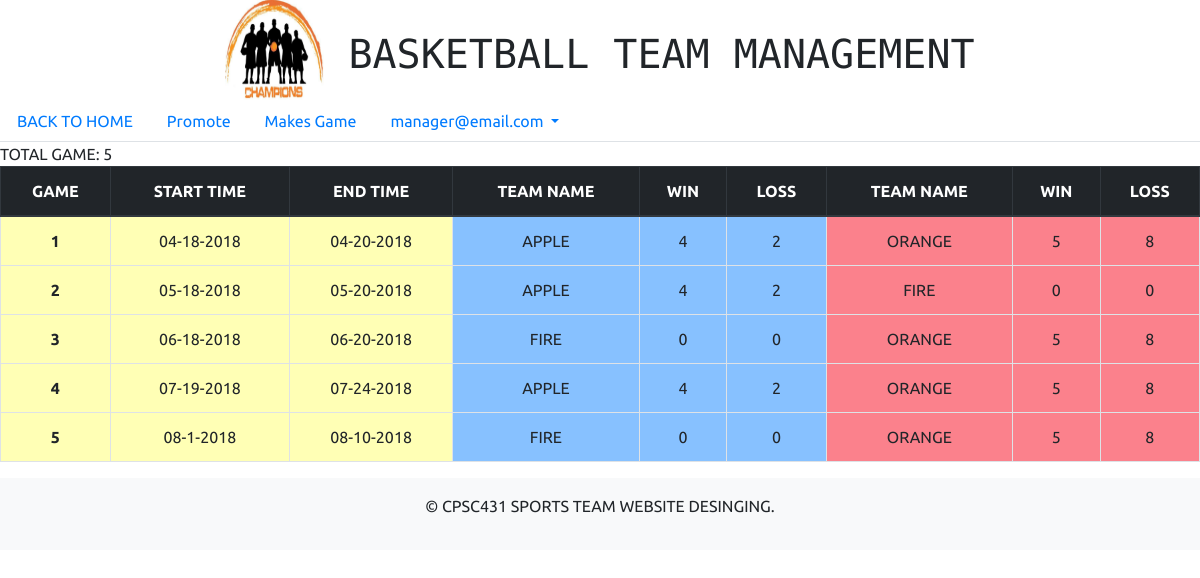
/admin_page.php (signed in), run on the app's committed database.
### tables this page shows
CREATE TABLE PLAY
(
  PGAME_ID INT(10) UNSIGNED NOT NULL,
  PTEAM_ID INT(10) UNSIGNED NOT NULL,
  SCORE TINYINT(3) UNSIGNED DEFAULT 0,

  PRIMARY KEY(PGAME_ID,PTEAM_ID),

  CONSTRAINT FOREIGN KEY (PTEAM_ID) REFERENCES TEAMS(TEAM_ID),
  CONSTRAINT FOREIGN KEY (PGAME_ID) REFERENCES GAMES(GAME_ID)
);

CREATE TABLE GAMES
(
  GAME_ID INT(10) UNSIGNED NOT NULL AUTO_INCREMENT PRIMARY KEY,
  START_DAY VARCHAR(100),
  END_DAY VARCHAR(150) NOT NULL
);

CREATE TABLE TEAMS
(
  TEAM_ID INT(10) UNSIGNED NOT NULL AUTO_INCREMENT PRIMARY KEY,
  TMANAGER_ID INT(10) UNSIGNED NOT NULL,
  TEAM_NAME  VARCHAR(100),
  WIN TINYINT(3) UNSIGNED DEFAULT 0,
  LOSS TINYINT(3) UNSIGNED DEFAULT 0,

  FOREIGN KEY (TMANAGER_ID) REFERENCES MANAGER(MANAGER_ID)
);

### viewGames.php (called while the page is built, shortened)
<?php
      $link = mysqli_connect(DB_SERVER, DB_USERNAME, DB_PASSWORD, DB_NAME);
      $query ="SELECT
             PLAY.PGAME_ID,
             PLAY.PTEAM_ID,
             PLAY.SCORE
             FROM PLAY
             ORDER BY PLAY.PGAME_ID";
    $stmt = $link->prepare($query);
    $stmt->execute();
    $stmt->store_result();
    $stmt->bind_result(
    $ID,
    $TID,
    $S
  );
?>

### schedule_game.php (the view, shortened to what this page needs)
<!DOCTYPE html>
<html>
  <head>
  </head>
  <body>
    <?php
      $link = mysqli_connect(DB_SERVER, DB_USERNAME, DB_PASSWORD, DB_NAME);
      $query = "SELECT G.GAME_ID, G.START_DAY, G.END_DAY, T.TEAM_NAME, T.WIN, T.LOSS
      FROM PLAY P, GAMES G, TEAMS T
      WHERE T.TEAM_ID = P.PTEAM_ID AND G.GAME_ID = P.PGAME_ID
      ORDER BY GAME_ID, G.START_DAY, G.END_DAY, T.TEAM_NAME";
      if ($stmt = $link->prepare($query)) {
        $stmt->execute();
        $stmt->store_result();
        $stmt->bind_result(
          $GID,
          $STD,
          $ETD,
          $TN,
          $W,
          $L
        );
      }
    ?>
    <?php
      $row = (int) $stmt->num_rows / 2;
      echo "TOTAL GAME:  ".$row. "<br/>";
    ?>
    <table class="table table-bordered table-hover">
      <thead class="thead-dark">
        <tr class="info">
          <th scope="col">GAME</th>
          <th scope="col">START TIME</th>
          <th scope="col">END TIME</th>
          <th scope="col">TEAM NAME</th>
          <th scope="col">WIN</th>
          <th scope="col">LOSS</th>
          <th scope="col">TEAM NAME</th>
          <th scope="col">WIN</th>
          <th scope="col">LOSS</th>
        </tr>
      </thead>
      <?php
        while($stmt->fetch()){
          echo "<tr>\n";
          echo "<th scope=\"row\" style=\"background: #ffff004a\">".$GID."</th>\n";
          echo "<td style=\"background: #ffff004a\">".$STD."</td>\n";
          echo "<td style=\"background: #ffff004a\">".$ETD."</td>\n";
          echo "<td style=\"background: #007cff78\">".$TN."</td>\n";
          echo "<td style=\"background: #007cff78\">".$W."</td>\n";
          echo "<td style=\"background: #007cff78\">".$L."</td>\n";
          $stmt->fetch();
          echo "<td style=\"background: #f7041b80\">".$TN."</td>\n";
          echo "<td style=\"background: #f7041b80\">".$W."</td>\n";
          echo "<td style=\"background: #f7041b80\">".$L."</td>\n";
          echo "</tr>";
        }
      ?>
    </table>
  </body>
</html>

### header.php (shortened to what this page needs)
<!DOCTYPE html>
<html>
<head>
	<link rel="stylesheet" href="css/header.css">
</head>
	<header>
		<div id="top">
			<img src="./logo/1.jpg" alt="CSUF LOGO" height="100" width="100" />
			<h1 id="header-title" class="font-effect-fire-animation"> BASKETBALL TEAM MANAGEMENT </h1>
		</div>
	</header>
</html>

### admin_page.php (shortened to what this page needs)
<?php
     require "header.php";
?>
  <head>
    <link rel="stylesheet" href="https://maxcdn.bootstrapcdn.com/bootstrap/4.0.0/css/bootstrap.min.css">
    <link rel="stylesheet" href="css/manager.css">
  </head>
  <body>
    <nav>
      <div class="nav nav-tabs" id="nav-tab" role="tablist">
        <a class="nav-item nav-link" id="nav-contact-tab" href="welcome.php">BACK TO HOME</a>
        <a class="nav-item nav-link" id="nav-promote-tab" data-toggle="tab" href="#nav-promote" role="tab" aria-controls="nav-profile" aria-selected="false">Promote</a>
        <a class="nav-item nav-link" id="nav-create-tab" data-toggle="tab" href="#nav-create" role="tab" aria-controls="nav-profile" aria-selected="false">Makes Game</a>
        <ul class="nav nav-pills">
          <li class="nav-item dropdown">
            <a class="nav-link dropdown-toggle" data-toggle="dropdown" href="#" role="button" aria-haspopup="true" aria-expanded="false">
              <?php echo $_SESSION['email']; ?>
            </a>
          </li>
        </ul>
      </div>
    </nav>
          <?php
                          require('viewGAMES.php');
                          ?>
    <?php
      require_once('schedule_game.php');
      ?>
  </body>
  <?php
  require "footer.php";
  ?>

### footer.php
<footer>
  <link rel="stylesheet" href="css/footer.css">
    <p>&copy; CPSC431 SPORTS TEAM WEBSITE DESINGING.<br />
</footer>

### css/header.css (style rules this page uses)
#top { display: flex; text-align: center; justify-content: center; }
#header-title { text-align: center; padding-bottom: 0px; padding-top: 30px; padding-left: 23px; font-family: 'Monoton', cursive; }

### css/manager.css (style rules this page uses)
body { font-family: 'Ubuntu', sans-serif; position: relative; }
h1 { text-align: center; padding-bottom: 0px; padding-top: 30px; padding-left: 23px; font-family: 'Passion One', cursive; }
.table { text-align: center; }

### css/footer.css (style rules this page uses)
footer { width: 100%; background-color: #f8f9fa; position: relative; right: 0; bottom: 0; left: 0; padding: 1rem; text-align: center; }

### data on the page
play: SCORE "5"
games: GAME_ID "1", START_DAY "04-18-2018", END_DAY "04-20-2018", teams.TEAM_NAME "APPLE", teams.WIN "4", teams.LOSS "2", teams.TEAM_NAME "ORANGE", teams.WIN "5", teams.LOSS "8"
games: GAME_ID "2", START_DAY "05-18-2018", END_DAY "05-20-2018", teams.TEAM_NAME "APPLE", teams.WIN "4", teams.LOSS "2", teams.TEAM_NAME "FIRE", teams.WIN "0", teams.LOSS "0"
games: GAME_ID "3", START_DAY "06-18-2018", END_DAY "06-20-2018", teams.TEAM_NAME "FIRE", teams.WIN "0", teams.LOSS "0", teams.TEAM_NAME "ORANGE", teams.WIN "5", teams.LOSS "8"
games: GAME_ID "4", START_DAY "07-19-2018", END_DAY "07-24-2018", teams.TEAM_NAME "APPLE", teams.WIN "4", teams.LOSS "2", teams.TEAM_NAME "ORANGE", teams.WIN "5", teams.LOSS "8"
games: GAME_ID "5", START_DAY "08-1-2018", END_DAY "08-10-2018", teams.TEAM_NAME "FIRE", teams.WIN "0", teams.LOSS "0", teams.TEAM_NAME "ORANGE", teams.WIN "5", teams.LOSS "8"

### other printed values
$_SESSION['email'] "manager@email.com"
